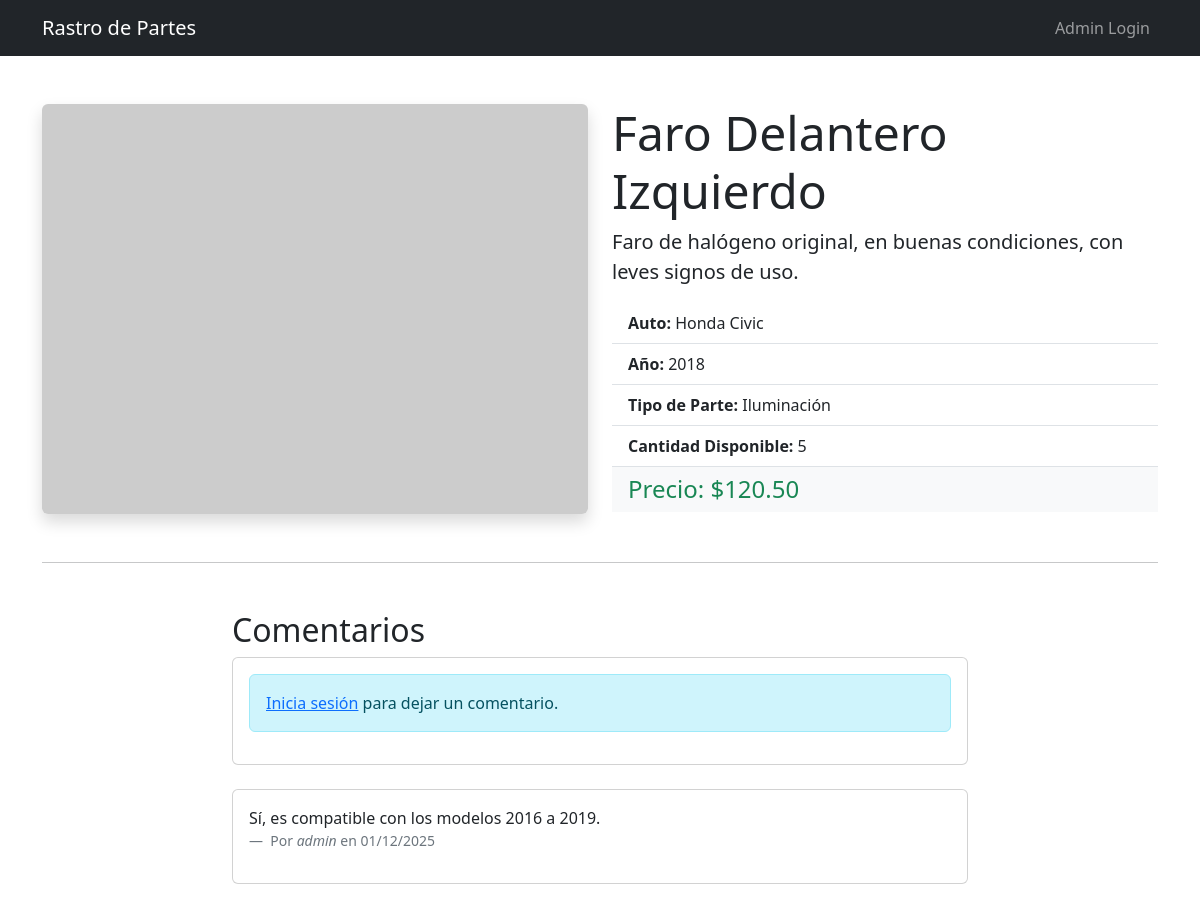
The page /detalle.php?id=1 on the database its author committed.
### tables this page shows
CREATE TABLE IF NOT EXISTS `partes` (
    `id` INT NOT NULL AUTO_INCREMENT,
    `nombre` VARCHAR(255) NOT NULL,
    `descripcion` TEXT,
    `tipo_parte` VARCHAR(100),  
    `marca_auto` VARCHAR(100),
    `modelo_auto` VARCHAR(100),
    `año_auto` INT,
    `precio` DECIMAL(10, 2) NOT NULL,
    `cantidad_disponible` INT NOT NULL DEFAULT 0,
    `imagen_url` VARCHAR(255),  
    `thumbnail_url` VARCHAR(255),  
    `seccion_id` INT NOT NULL,
    `fecha_creacion` TIMESTAMP DEFAULT CURRENT_TIMESTAMP,
    `fecha_actualizacion` TIMESTAMP DEFAULT CURRENT_TIMESTAMP ON UPDATE CURRENT_TIMESTAMP,
    PRIMARY KEY (`id`),
    FOREIGN KEY (`seccion_id`) REFERENCES `secciones`(`id`) ON DELETE RESTRICT ON UPDATE CASCADE
);

CREATE TABLE IF NOT EXISTS `comentarios` (
    `id` INT NOT NULL AUTO_INCREMENT,
    `parte_id` INT NOT NULL,
    `usuario_id` INT NOT NULL,
    `texto_comentario` TEXT NOT NULL,
    `estado` ENUM('pendiente', 'aprobado', 'rechazado') NOT NULL DEFAULT 'pendiente',  
    `fecha_creacion` TIMESTAMP DEFAULT CURRENT_TIMESTAMP,
    PRIMARY KEY (`id`),
    FOREIGN KEY (`parte_id`) REFERENCES `partes`(`id`) ON DELETE CASCADE ON UPDATE CASCADE,
    FOREIGN KEY (`usuario_id`) REFERENCES `usuarios`(`id`) ON DELETE CASCADE ON UPDATE CASCADE
);

CREATE TABLE IF NOT EXISTS `usuarios` (
    `id` INT NOT NULL AUTO_INCREMENT,
    `nombre_usuario` VARCHAR(50) NOT NULL UNIQUE,
    `email` VARCHAR(100) NOT NULL UNIQUE,
    `password_hash` VARCHAR(255) NOT NULL,
    `rol_id` INT NOT NULL,
    `activo` BOOLEAN NOT NULL DEFAULT TRUE,  
    `fecha_creacion` TIMESTAMP DEFAULT CURRENT_TIMESTAMP,
    `fecha_actualizacion` TIMESTAMP DEFAULT CURRENT_TIMESTAMP ON UPDATE CURRENT_TIMESTAMP,
    PRIMARY KEY (`id`),
    FOREIGN KEY (`rol_id`) REFERENCES `roles`(`id`) ON DELETE RESTRICT ON UPDATE CASCADE
);

### detalle.php (called while the page is built, shortened)
<?php
$partId = isset($_GET['id']) ? (int)$_GET['id'] : null;
$part = Part::findById($partId);
$comments = Comment::findAllByPartId($part->getId(), 'aprobado');
require_once ROOT_PATH . '/views/public/detalle.php';

### src/Models/Part.php (called while the page is built, shortened)
<?php
class Part
{
    private string $nombre;
    private ?string $descripcion;
    private ?string $tipo_parte;
    private ?string $marca_auto;
    private ?string $modelo_auto;
    private ?int $año_auto;
    private float $precio;
    private int $cantidad_disponible;
    private ?string $imagen_url;
    public function getNombre(): string { return $this->nombre; }
    public function getDescripcion(): ?string { return $this->descripcion; }
    public function getTipoParte(): ?string { return $this->tipo_parte; }
    public function getMarcaAuto(): ?string { return $this->marca_auto; }
    public function getModeloAuto(): ?string { return $this->modelo_auto; }
    public function getAñoAuto(): ?int { return $this->año_auto; }
    public function getPrecio(): float { return $this->precio; }
    public function getCantidadDisponible(): int { return $this->cantidad_disponible; }
    public function getImagenUrl(): ?string { return $this->imagen_url; }
    private function fromArray(array $data): void
    {
        $this->nombre = $data['nombre'] ?? '';
        $this->descripcion = $data['descripcion'] ?? null;
        $this->tipo_parte = $data['tipo_parte'] ?? null;
        $this->marca_auto = $data['marca_auto'] ?? null;
        $this->modelo_auto = $data['modelo_auto'] ?? null;
        $this->año_auto = isset($data['año_auto']) ? (int)$data['año_auto'] : null;
        $this->precio = isset($data['precio']) ? (float)$data['precio'] : 0.0;
        $this->cantidad_disponible = isset($data['cantidad_disponible']) ? (int)$data['cantidad_disponible'] : 0;
        $this->imagen_url = $data['imagen_url'] ?? null;
    }
    public static function findById(int $id): ?self
    {
        $pdo = Database::getInstance()->getConnection();
        $stmt = $pdo->prepare("SELECT * FROM partes WHERE id = :id");
        $stmt->execute(['id' => $id]);
        $data = $stmt->fetch(PDO::FETCH_ASSOC);
        $part = new self();
        $part->fromArray($data);
        return $part;
    }
}

### src/Config/Database.php (called while the page is built, shortened)
<?php
class Database
{
    private static ?Database $instance = null;
    private ?PDO $pdo = null;
    private string $host = 'localhost';
    private string $db_name = 'sistema_rastro';
    private string $username = 'root';
    private string $password = '';
    private string $charset = 'utf8mb4';
    private function __construct()
    {
        $dsn = "mysql:host={$this->host};dbname={$this->db_name};charset={$this->charset}";
        $options = [
            PDO::ATTR_ERRMODE            => PDO::ERRMODE_EXCEPTION,
            PDO::ATTR_DEFAULT_FETCH_MODE => PDO::FETCH_ASSOC,
            PDO::ATTR_EMULATE_PREPARES   => false,
        ];
        try {
            $this->pdo = new PDO($dsn, $this->username, $this->password, $options);
        } catch (PDOException $e) {
            throw $e;
        }
    }
    public static function getInstance(): Database
    {
        if (self::$instance === null) {
            self::$instance = new Database();
        }
        return self::$instance;
    }
    public function getConnection(): PDO
    {
        return $this->pdo;
    }
}

### src/Models/Comment.php (called while the page is built, shortened)
<?php
class Comment
{
    public static function findAllByPartId(int $partId, string $status = 'aprobado'): array
    {
        $pdo = Database::getInstance()->getConnection();
        $sql = "SELECT c.*, u.nombre_usuario
                FROM comentarios c
                JOIN usuarios u ON c.usuario_id = u.id
                WHERE c.parte_id = :part_id AND c.estado = :status
                ORDER BY c.fecha_creacion DESC";
        $stmt = $pdo->prepare($sql);
        $stmt->execute([':part_id' => $partId, ':status' => $status]);
        $comments = [];
        while ($data = $stmt->fetch(PDO::FETCH_ASSOC)) {
            $comments[] = $data;
        }
        return $comments;
    }
}

### views/public/detalle.php (the view, shortened to what this page needs)
<!DOCTYPE html>
<html lang="es">
<head>
    <link href="https://cdn.jsdelivr.net/npm/bootstrap@5.3.2/dist/css/bootstrap.min.css" rel="stylesheet">
</head>
<body>
    <nav class="navbar navbar-expand-lg navbar-dark bg-dark">
        <div class="container">
            <a class="navbar-brand" href="index.php">Rastro de Partes</a>
            <div class="collapse navbar-collapse">
                <ul class="navbar-nav ms-auto">
                    <li class="nav-item">
                        <a class="nav-link" href="login.php">Admin Login</a>
                    </li>
                </ul>
            </div>
        </div>
    </nav>
    <div class="container mt-5">
        <div class="row">
            <div class="col-lg-6">
                <img src="<?php echo htmlspecialchars($part->getImagenUrl() ?? 'assets/img/placeholder_large.png'); ?>" class="img-fluid rounded shadow" alt="<?php echo htmlspecialchars($part->getNombre()); ?>">
            </div>
            <div class="col-lg-6">
                <h1 class="display-5"><?php echo htmlspecialchars($part->getNombre()); ?></h1>
                <p class="lead"><?php echo htmlspecialchars($part->getDescripcion() ?? 'Sin descripción.'); ?></p>
                <ul class="list-group list-group-flush">
                    <li class="list-group-item"><strong>Auto:</strong> <?php echo htmlspecialchars($part->getMarcaAuto() . ' ' . $part->getModeloAuto()); ?></li>
                    <li class="list-group-item"><strong>Año:</strong> <?php echo htmlspecialchars($part->getAñoAuto() ?? 'N/A'); ?></li>
                    <li class="list-group-item"><strong>Tipo de Parte:</strong> <?php echo htmlspecialchars($part->getTipoParte() ?? 'N/A'); ?></li>
                    <li class="list-group-item"><strong>Cantidad Disponible:</strong> <?php echo htmlspecialchars($part->getCantidadDisponible()); ?></li>
                    <li class="list-group-item bg-light">
                        <strong class="text-success h4">Precio: $<?php echo number_format($part->getPrecio(), 2); ?></strong>
                    </li>
                </ul>
            </div>
        </div>
        <hr class="my-5">
        <div class="row">
            <div class="col-md-8 offset-md-2">
                <h2>Comentarios</h2>
                <div class="card mb-4">
                    <div class="card-body">
                        <?php if (isset($_SESSION['user_id'])): ?>
                            <form action="detalle.php?id=<?php echo $part->getId(); ?>" method="POST">
                                <div class="mb-3">
                                    <label for="comment_text" class="form-label">Escribe tu comentario, <?php echo htmlspecialchars($_SESSION['username']); ?>:</label>
                                    <textarea class="form-control" id="comment_text" name="comment_text" rows="3" required></textarea>
                                </div>
                                <button type="submit" class="btn btn-primary">Enviar Comentario</button>
                            </form>
                        <?php else: ?>
                            <div class="alert alert-info">
                                <a href="login.php">Inicia sesión</a> para dejar un comentario.
                            </div>
                        <?php endif; ?>
                    </div>
                </div>
                <?php if (empty($comments)): ?>
                    <p>No hay comentarios para esta parte todavía. ¡Sé el primero en comentar!</p>
                <?php else: ?>
                    <?php foreach ($comments as $comment): ?>
                        <div class="card mb-3">
                            <div class="card-body">
                                <p class="card-text"><?php echo htmlspecialchars($comment['texto_comentario']); ?></p>
                                <footer class="blockquote-footer">
                                    Por <cite title="Source Title"><?php echo htmlspecialchars($comment['nombre_usuario']); ?></cite>
                                    en <?php echo date('d/m/Y', strtotime($comment['fecha_creacion'])); ?>
                                </footer>
                            </div>
                        </div>
                    <?php endforeach; ?>
                <?php endif; ?>
            </div>
        </div>
    </div>
</body>
</html>

### rows shown on the page
partes: nombre "Faro Delantero Izquierdo", descripcion "Faro de halógeno original, en buenas condiciones, con leves signos de uso.", $part->getMarcaAuto() . ' ' . $part->getModeloAuto() "Honda Civic", año_auto "2018", tipo_parte "Iluminación", cantidad_disponible "5", precio "120.50"
comentarios: texto_comentario "Sí, es compatible con los modelos 2016 a 2019.", usuario.nombre_usuario "admin", fecha_creacion "01/12/2025"
